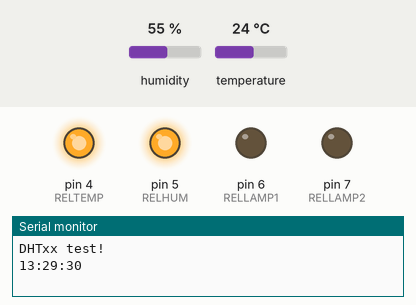
A sketch run on a simulated Arduino Uno, built with avr-gcc and run on an emulated ATmega328P. Shown: output pins drawn as LEDs (lit = HIGH), the last lines printed to the serial monitor. Inputs (shaded band) come from the test bench; at power-on: humidity 55 %, temperature 24 °C.

Above: at 0.1 s.
At 30.3 s:
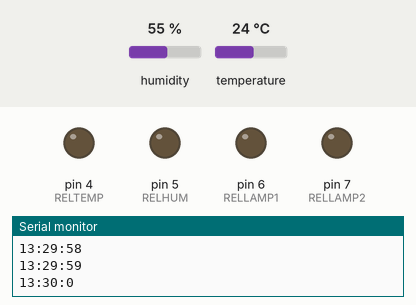
Timing chart, 0 to 92.4 s (numbered marks = the images above):
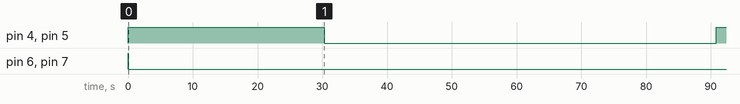

The sketch:

arduino_Stat.ino
```cpp
// Example testing sketch for various DHT humidity/temperature sensors
// Written by ladyada, public domain

#include "DHT.h"
#include <Adafruit_Sensor.h>
#include <Time.h>

#define DHTPIN 3     // what pin we're connected to
#define RELTEMP 4 // relai 1 est connecte a pin 4
#define RELHUM 5 // relai 2 est connecté a pin 5
#define RELLAMP1 6 // relai 3 est connecté a pin 6
#define RELLAMP2 7 // relai 4 est connecté a pin 7
#define RELEXTRA 8 // relai 4 est connecté a pin 8


#define DHTTYPE DHT22   // DHT 22  (AM2302)

// Initialize DHT sensor for normal 16mhz Arduino
DHT dht(DHTPIN, DHTTYPE);


void setup() {
  Serial.begin(9600);
  Serial.println("DHTxx test!");

  pinMode(RELTEMP, OUTPUT);
  digitalWrite(RELTEMP, LOW);

  pinMode(RELHUM, OUTPUT);
  digitalWrite(RELHUM, LOW);

  pinMode(RELLAMP1, OUTPUT);
  digitalWrite(RELLAMP1, HIGH);

  pinMode(RELLAMP2, OUTPUT);
  digitalWrite(RELLAMP2, HIGH);

  setTime(13,29,30,29,01,2018);

  dht.begin();
}


void loop() {
  // Wait a few seconds between measurements.
  // delay(30000); // En ms
  time_t time = now();

  if (second(time)%1 == 0) { //// This will need to be change to minute
    float h = dht.readHumidity();
    float t = dht.readTemperature();

    if (t <= 25 and minute(time)%5==0) {
      digitalWrite(RELTEMP, LOW);
    }
    else {
      digitalWrite(RELTEMP, HIGH);
    }

    if (h <= 60 and minute(time)%5==0) {
      digitalWrite(RELHUM, LOW);
    }
    else {
      digitalWrite(RELHUM, HIGH);
    }


  }

  if (hour(time) > 7 and hour(time) < 20) { // Pour la lampe 1, on veut entre 8 et 20h
    digitalWrite(RELLAMP1, LOW);
//    Serial.println("Light");
  }
  else {
    digitalWrite(RELLAMP1, HIGH);
//    Serial.println("No Light");
  }

  if (hour(time) > 7 and hour(time) < 20) { // Pour la lampe 2, on veut entre 8 et 20h
    digitalWrite(RELLAMP2, LOW);
//    Serial.println("Light2");
  }
  else {
    digitalWrite(RELLAMP2, HIGH);
//    Serial.println("No Light2");
  }


//  // Check if any reads failed and exit early (to try again).
//  if (isnan(h) || isnan(t)) {
//    Serial.println("Failed to read from DHT sensor!");
//    return;
//  }
//
//  if (t >= 25) {
//    digitalWrite(REL1, HIGH); //On allume le relai
//    delay(1000);
//    digitalWrite(REL1, LOW); //On éteint le relai
//    delay(2000);
//  }
//  else {
//    delay(3000);
//  }
//  digitalWrite(REL1, HIGH); //On allume le relai
//  delay(1000);
//  digitalWrite(REL1, LOW); //On éteint le relai
//  delay(2000);
////
//  time_t time = now();
  Serial.print(hour(time));
  Serial.print(":");
  Serial.print(minute());
  Serial.print(":");
  Serial.println(second());
////
//  float h = dht.readHumidity();
//  float t = dht.readTemperature();
//  Serial.print(h);
//  Serial.print(" ");
//  Serial.println(t);

  delay(1000);
}
```

Measured:
- by itself, pin 4 (RELTEMP), pin 5 (RELHUM): LOW → HIGH at 0.01 s, → LOW 30.3 s later, → HIGH 60.6 s later
- by itself, pin 6 (RELLAMP1), pin 7 (RELLAMP2): HIGH → LOW at 0.01 s
